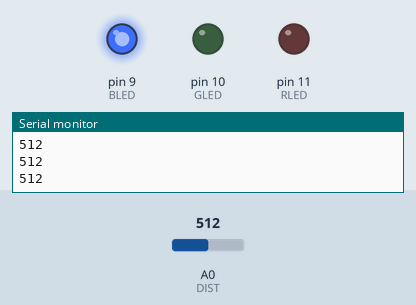
Recording of a sketch running on a simulated Arduino Uno, built with avr-gcc and run on an emulated ATmega328P. Parts: output pins drawn as LEDs (lit = HIGH), the last lines printed to the serial monitor. The test bench sets the inputs (shaded band); at power-on: A0 (DIST) = 512.

Above: at 1.3 s.
1.4 s: A0 (DIST) set to 487
At 2.6 s:
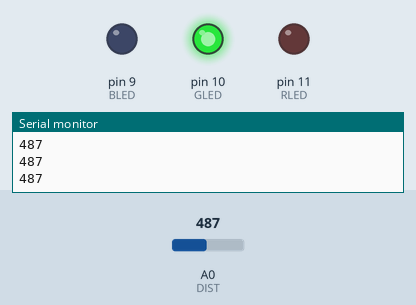
3.0 s: A0 (DIST) set to 267
4.5 s: A0 (DIST) set to 235
At 5.8 s:
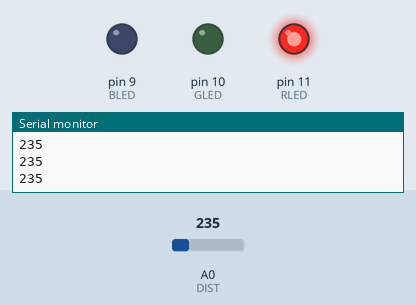
6.1 s: A0 (DIST) set to 306
At 7.0 s:
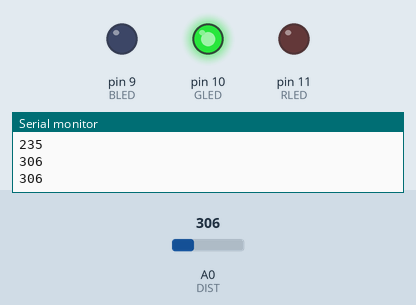
7.6 s: A0 (DIST) set to 122
At 8.1 s:
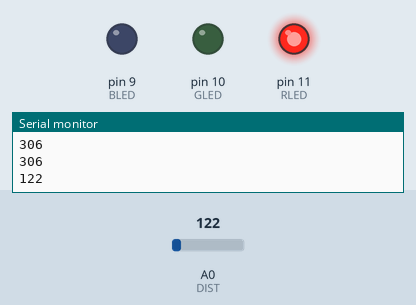
Timing chart, 0 to 10.1 s (numbered marks = the images above; inputs shaded):
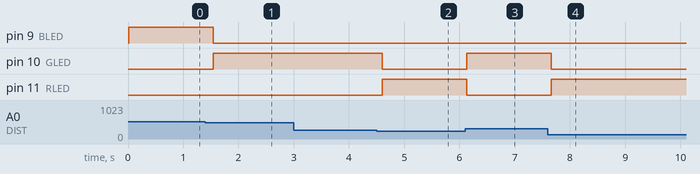

Measured:
- the behaviour switches between 501 and 500 on A0 (DIST) (found by bisection; images 0 and 1)
- the behaviour switches between 250 and 249 on A0 (DIST) (found by bisection; images 1 and 2)
- after the input at 1.4 s, pin 9 (BLED): HIGH → LOW after 0.14 s; pin 10 (GLED): LOW → HIGH after 0.14 s
- after the input at 4.5 s, pin 10 (GLED): HIGH → LOW after 0.10 s; pin 11 (RLED): LOW → HIGH after 0.10 s
- after the input at 6.1 s, pin 10 (GLED): LOW → HIGH at once; pin 11 (RLED): HIGH → LOW at once
- after the input at 7.6 s, pin 10 (GLED): HIGH → LOW after 0.06 s; pin 11 (RLED): LOW → HIGH after 0.06 s

The sketch:

Listing_3-2_Distance_Analog_Sensor.ino
```cpp
//Distance Alert

const int BLED = 9;
const int GLED = 10;
const int RLED = 11;
const int DIST = 0;

const int LOWER_BOUND = 250;
const int UPPER_BOUND = 500;

int val = 0;

void setup() {
  // put your setup code here, to run once:
  Serial.begin(9600);
  pinMode(BLED, OUTPUT);
  pinMode(GLED, OUTPUT);
  pinMode(RLED, OUTPUT);
}

void loop() {
  // put your main code here, to run repeatedly:
  val = analogRead(DIST);
  delay(10);
  //LED is Blue
  if (val > UPPER_BOUND){
    digitalWrite(RLED, LOW);
    digitalWrite(GLED, LOW);
    digitalWrite(BLED, HIGH);
  } else if (val < LOWER_BOUND){
    digitalWrite(RLED, HIGH);
    digitalWrite(GLED, LOW);
    digitalWrite(BLED, LOW);
  } else {
    digitalWrite(RLED, LOW);
    digitalWrite(GLED, HIGH);
    digitalWrite(BLED, LOW);
  }
  Serial.println(val);
  delay(500);
}
```
